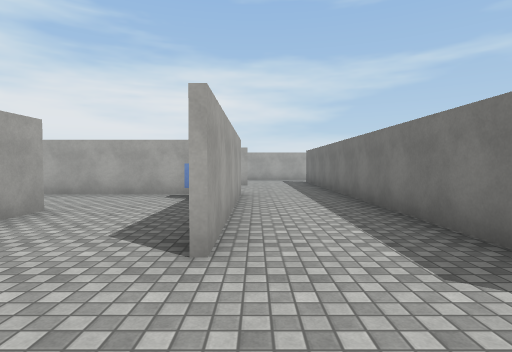
View 1 (above)

17 first-person views from a walk through a 3-D level made in the Unity game engine. The camera is 1.4 m above the floor, tilts 2° down and sees 80° across. The floor is counted in squares, 2 m on a side. Each view is taken from the middle of a square. On the plan, view 1 faces up. The plan holds only what a view shows up to about 10 squares ahead; the rest is blank. The player is left out. Surface patterns are stand-ins for the level's own textures.

View 2
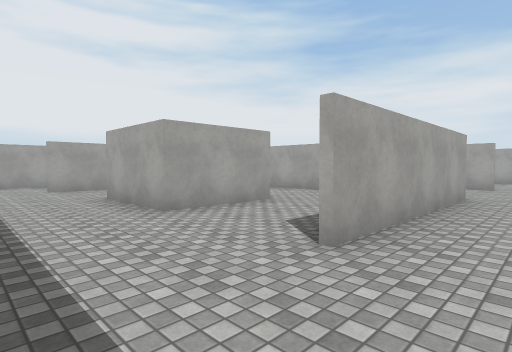

View 3
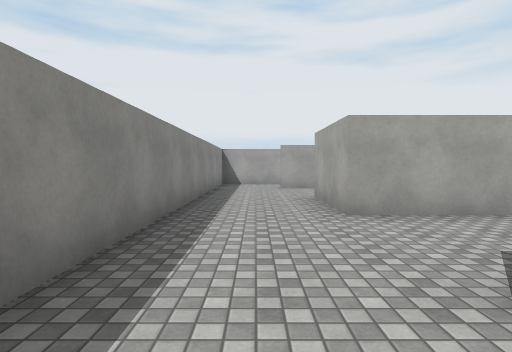

View 4
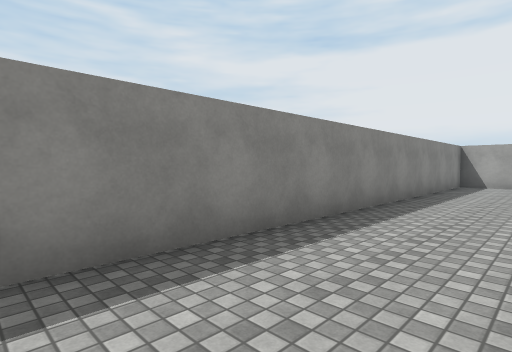

View 5
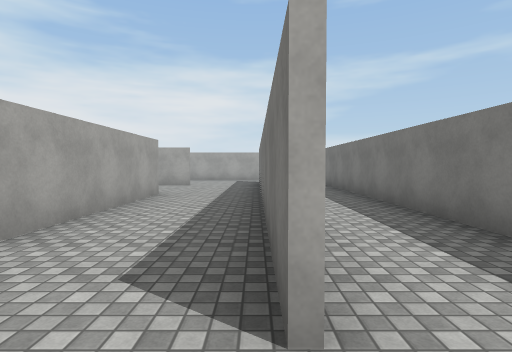

View 6
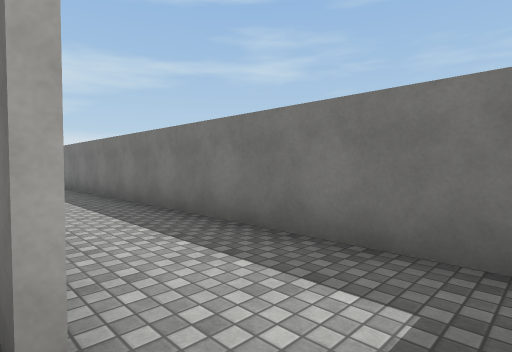

View 7
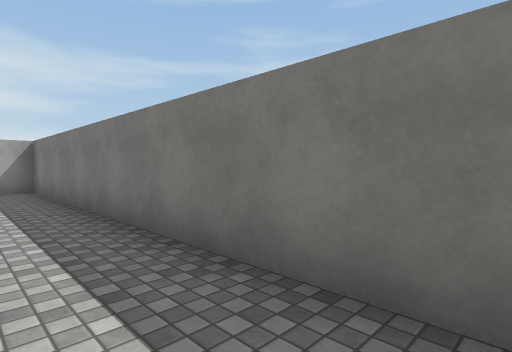

View 8
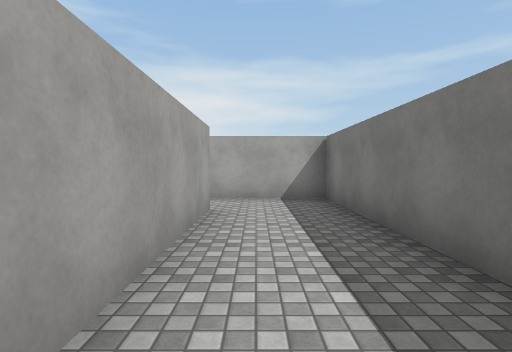

View 9
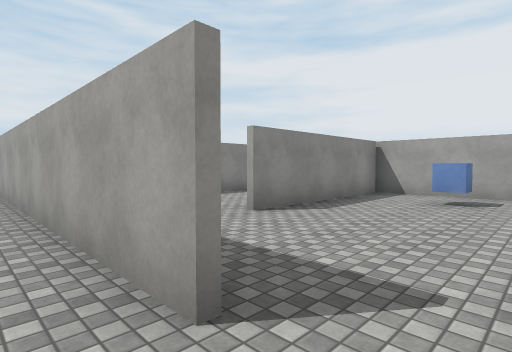

View 10
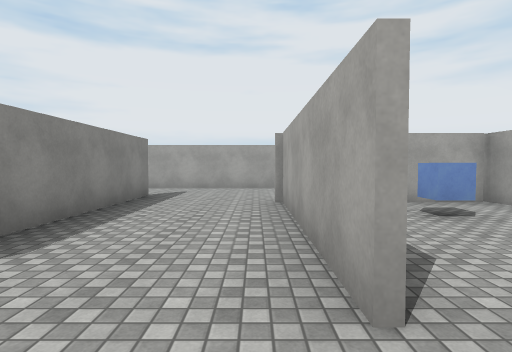

View 11
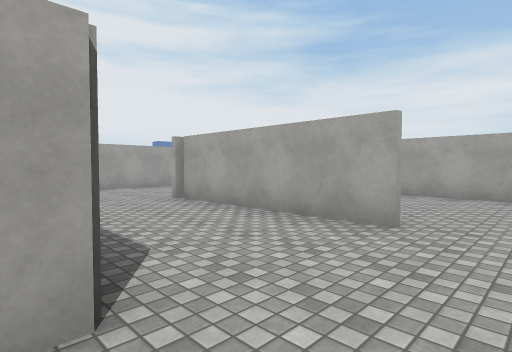

View 12
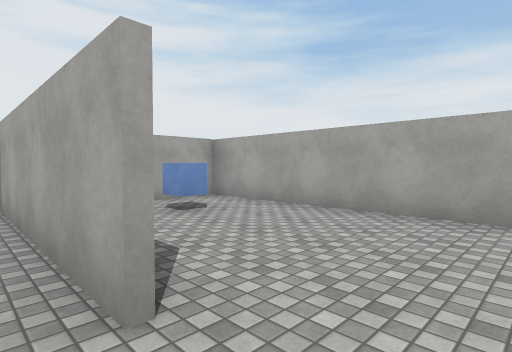

View 13
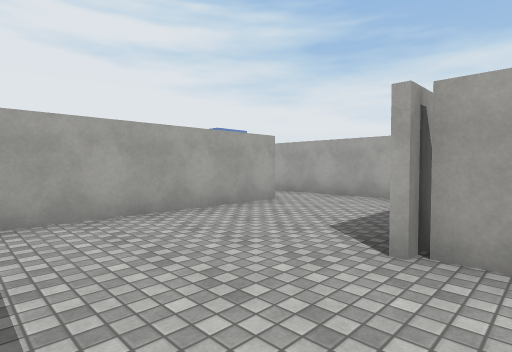

View 14
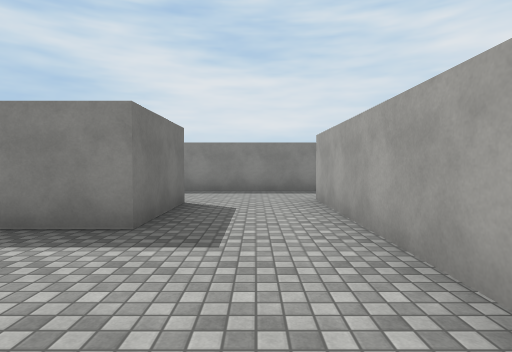

View 15
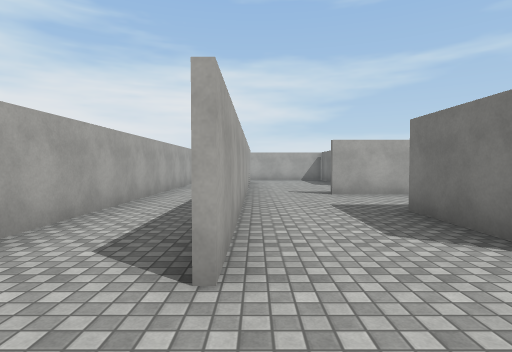

View 16
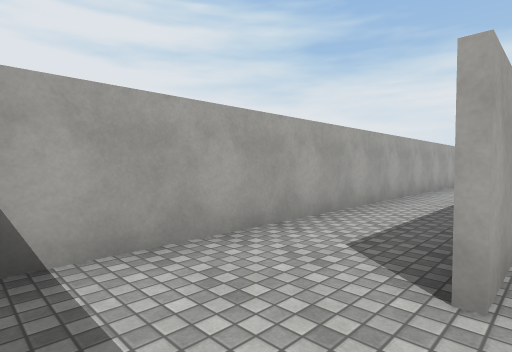

View 17
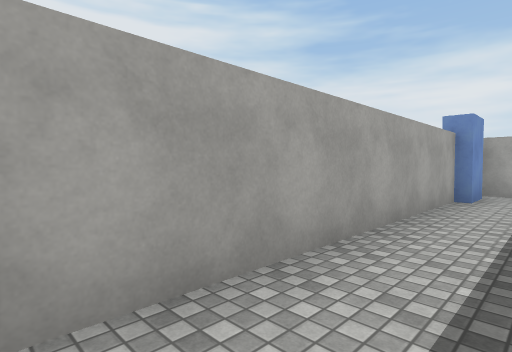

### Floor plan
Points are (right, up) in squares from view 1. A wall is a line through its corners. A room is listed if a view was taken in it or the views show most of it. See-through windows are left out.
Room 1 (views 1, 2, 3, 4, 11)
walls: (-3.3, 4.8) (-3.3, 2.3) (-5.7, 2.3) (-5.7, 4.7) (-4.1, 4.7); (-1.5, 7.3) (-6.2, 7.3); (-0.4, 7.5) (-0.4, 2.2); (-8.2, 4.5) (-8.2, 1.6); (2.1, 1.1) (2.1, 7.5); (-7.5, -0.3) (0.9, -0.3)
ways out: opening at (2, 0.5) to room 2; opening at (1, 7) to room 3; opening at (-8, 0.5) to room 4; opening at (-6.5, 3.5) to room 6; opening at (-4.5, 5.5) to room 6
Room 2 (views 5, 6, 7, 8, 9)
walls: (2.3, 13) (2.3, 5.4); (4.5, 0.1) (4.5, 14.4) (1.5, 14.4)
ways out: opening at (2, 0.5) to room 1; opening at (2, 13.5) to room 5
Room 3 (views 10, 12, 13, 14)
walls: (-0.2, 10.5) (-5, 10.5); (-6.2, 7.5) (-1.9, 7.5); (2.1, 7.5) (2.1, 10); (-8.2, 12.9) (-8.2, 7.5)
ways out: opening at (1, 7) to room 1; opening at (0.5, 11) to room 5; opening at (-7, 7) to room 6; opening at (-6.5, 11.5) to room 7
Room 4 (views 15, 16, 17)
walls: (-10.4, 12.9) (-10.4, -0.3) (-7.5, -0.3); (-10.1, 13.9) (-10.1, 12.8); (-7.5, 14.4) (-10.2, 14.4)
ways out: opening at (-8, 0.5) to room 1; opening at (-8, 13.5) to room 7
Room 5 (no view inside)
walls: (-4.8, 14.4) (-4.8, 10.2); (-4.8, 10.6) (-0.2, 10.6); (1.5, 14.4) (-5, 14.4)
ways out: opening at (2, 13.5) to room 2; opening at (0.5, 11) to room 3
objects: other object (-3, 13)
Room 6 (no view inside)
walls: (-8.2, 7.5) (-8.2, 4.5)
ways out: opening at (-6.5, 3.5) to room 1; opening at (-4.5, 5.5) to room 1; opening at (-7, 7) to room 3
Room 7 (no view inside)
walls: (-5, 14.4) (-7.5, 14.4)
ways out: opening at (-6.5, 11.5) to room 3; opening at (-8, 13.5) to room 4

Positions as (right, up) in squares from view 1, and headings:
1: (0, 0), facing up
2: (1, 0), facing up-left
3: (1, 1), facing left
4: (1, 2), facing down-left
5: (2, 0), facing up
6: (2, 0), facing up-right
7: (3, 5), facing up-right
8: (3, 8), facing up
9: (3, 14), facing down-left
10: (1, 10), facing left
11: (1, 7), facing up-left
12: (1, 10), facing up-left
13: (-4, 8), facing up-left
14: (-7, 8), facing down
15: (-8, 0), facing up
16: (-8, 0), facing up-left
17: (-9, 6), facing up-left
